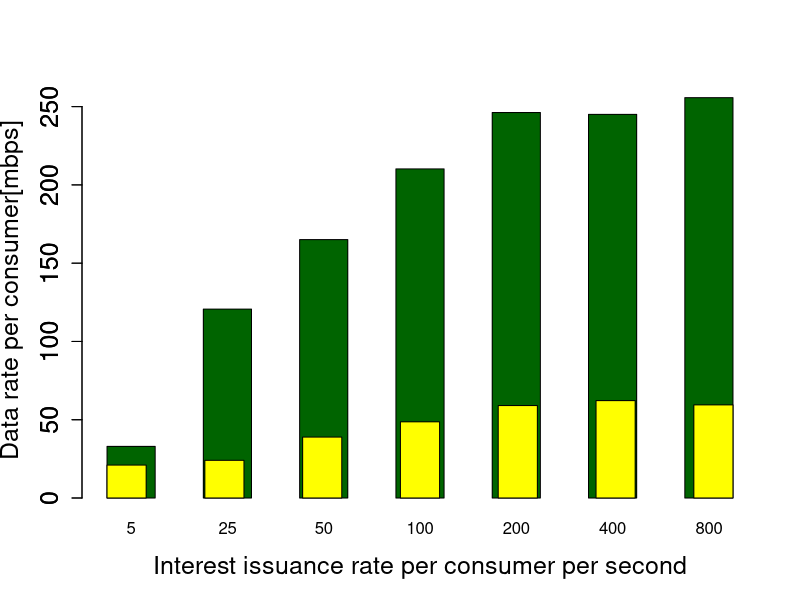
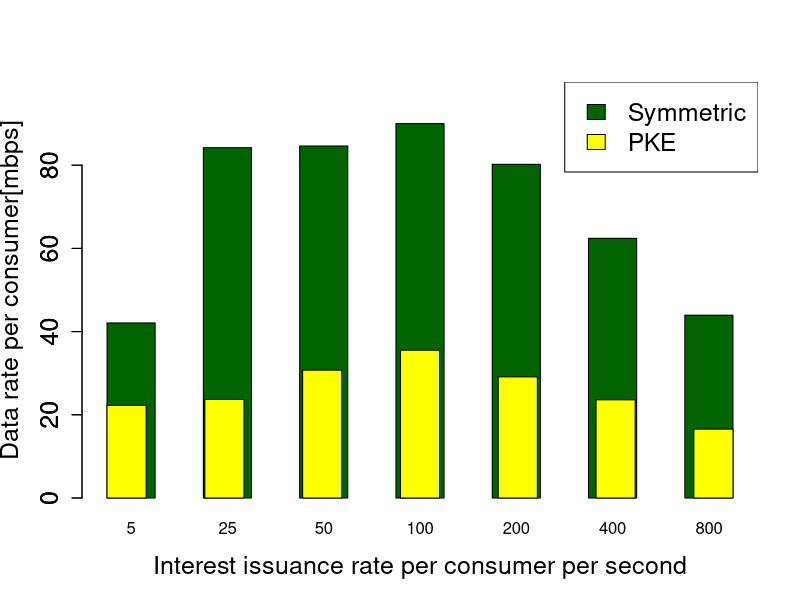
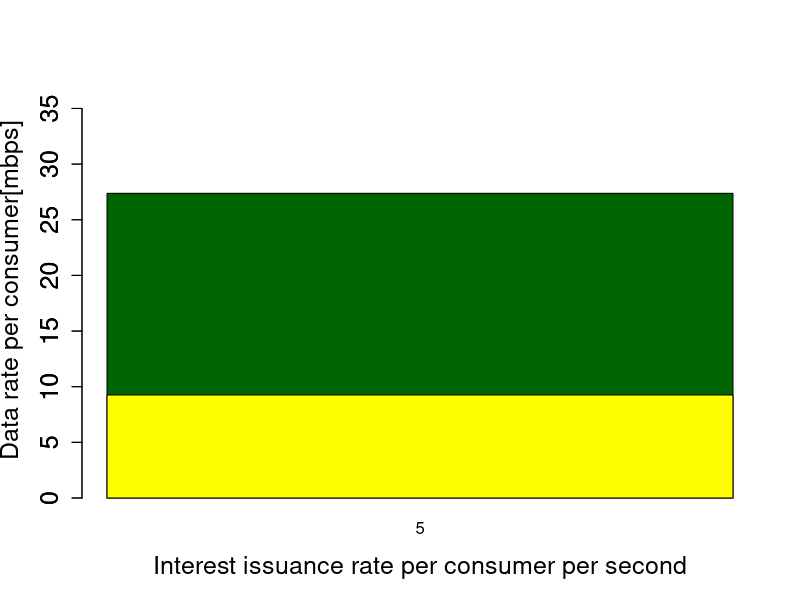
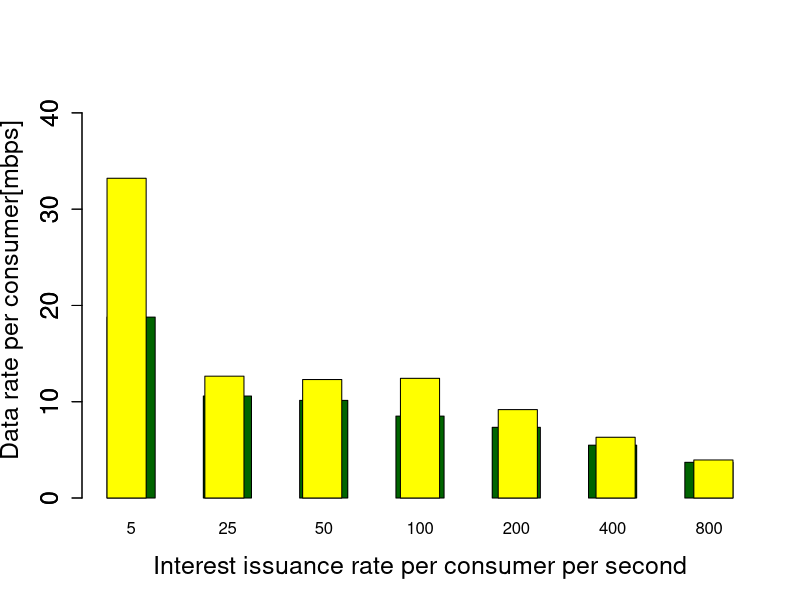
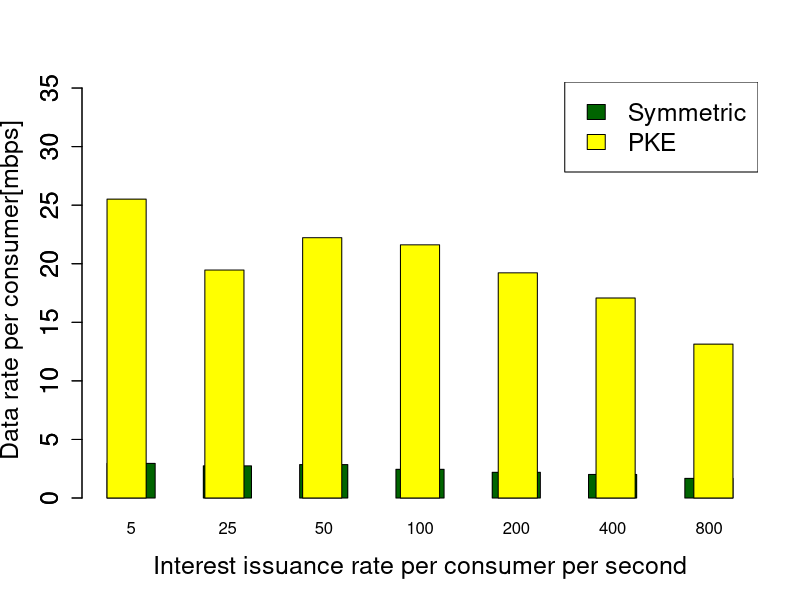
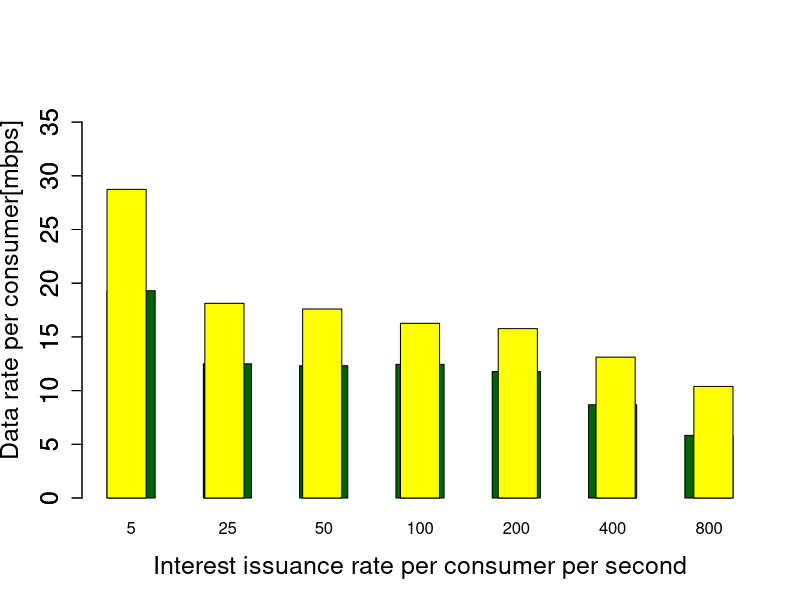
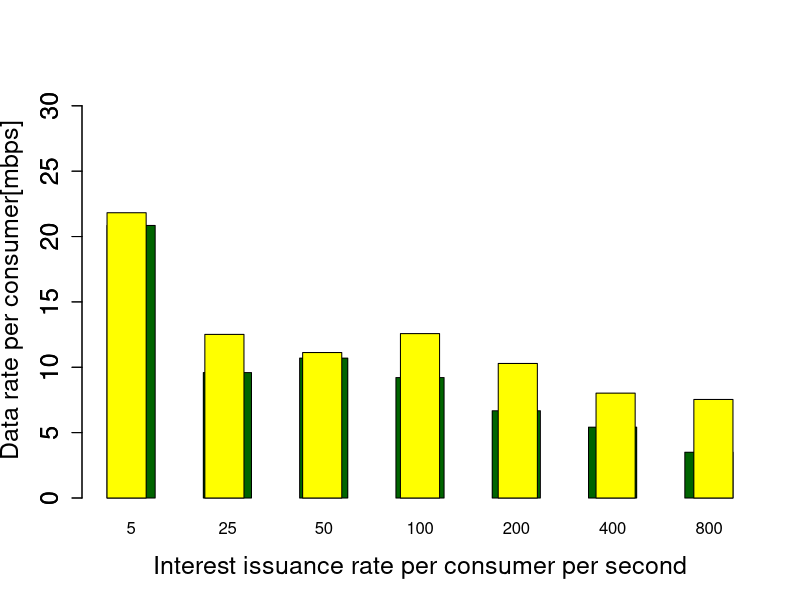

Reproduce these figures in R, in order.

v1 = read.csv("./public_key/throughput_pk_1_1.csv",sep=',')
v2 = read.csv("./symm_key/throughput_sk_1_1.csv",sep=',')

a=aggregate(v1,by=list(v1$n_pkt),FUN=mean)
b=aggregate(v2,by=list(v2$n_pkt),FUN=mean)

png("10240throughput_1_1.png")
barplot(cex.lab=1.5, cex.axis=1.5, cex.main=2.0, cex.sub=2.0,8*(b$thput)/1000000,names=b$n_pkt,xlab="Interest issuance rate per consumer per second",ylab="Data rate per consumer[mbps]", col="darkgreen",ylim=c(0,10+max(c(8*(b$thput)/1000000),8*(a$thput)/1000000)),space=1)
par(new = TRUE)
barplot(cex.lab=1.5, cex.axis=1.5, cex.main=2.0, cex.sub=2.0,8*(a$thput)/1000000, col="yellow",space=1.5,ylim=c(0,10+max(c(8*(b$thput)/1000000),8*(a$thput)/1000000)))
dev.off()

v1 = read.csv("./public_key/throughput_pk_2_1.csv",sep=',')
v2 = read.csv("./symm_key/throughput_sk_2_1.csv",sep=',')

a=aggregate(v1,by=list(v1$n_pkt),FUN=mean)
b=aggregate(v2,by=list(v2$n_pkt),FUN=mean)

png("10240throughput_2_1.png")
barplot(cex.lab=1.5, cex.axis=1.5, cex.main=2.0, cex.sub=2.0,8*(b$thput)/1000000,names=b$n_pkt,xlab="Interest issuance rate per consumer per second",ylab="Data rate per consumer[mbps]", col="darkgreen",ylim=c(0,10+max(c(8*(b$thput)/1000000),8*(a$thput)/1000000)),space=1)
par(new = TRUE)
barplot(cex.lab=1.5, cex.axis=1.5, cex.main=2.0, cex.sub=2.0,8*(a$thput)/1000000, col="yellow",space=1.5,ylim=c(0,10+max(c(8*(b$thput)/1000000),8*(a$thput)/1000000)))
legend('topright', c("Symmetric","PKE"), fill=c("darkgreen", "yellow"), cex=1.5)
dev.off()

v1 = read.csv("./public_key/throughput_pk_3_1.csv",sep=',')
v2 = read.csv("./symm_key/throughput_sk_3_1.csv",sep=',')

a=aggregate(v1,by=list(v1$n_pkt),FUN=mean)
b=aggregate(v2,by=list(v2$n_pkt),FUN=mean)

png("10240throughput_3_1.png")
barplot(cex.lab=1.5, cex.axis=1.5, cex.main=2.0, cex.sub=2.0,8*(b$thput)/1000000,names=b$n_pkt,xlab="Interest issuance rate per consumer per second",ylab="Data rate per consumer[mbps]", col="darkgreen",ylim=c(0,10+max(c(8*(b$thput)/1000000),8*(a$thput)/1000000)),space=1)
par(new = TRUE)
barplot(cex.lab=1.5, cex.axis=1.5, cex.main=2.0, cex.sub=2.0,8*(a$thput)/1000000, col="yellow",space=1.5,ylim=c(0,10+max(c(8*(b$thput)/1000000),8*(a$thput)/1000000)))
dev.off()

v1 = read.csv("./public_key/throughput_pk_4_1.csv",sep=',')
v2 = read.csv("./symm_key/throughput_sk_4_1.csv",sep=',')

a=aggregate(v1,by=list(v1$n_pkt),FUN=mean)
b=aggregate(v2,by=list(v2$n_pkt),FUN=mean)

png("10240throughput_4_1.png")
barplot(cex.lab=1.5, cex.axis=1.5, cex.main=2.0, cex.sub=2.0,8*(b$thput)/1000000,names=b$n_pkt,xlab="Interest issuance rate per consumer per second",ylab="Data rate per consumer[mbps]", col="darkgreen",ylim=c(0,10+max(c(8*(b$thput)/1000000),8*(a$thput)/1000000)),space=1)
par(new = TRUE)
barplot(cex.lab=1.5, cex.axis=1.5, cex.main=2.0, cex.sub=2.0,8*(a$thput)/1000000, col="yellow",space=1.5,ylim=c(0,10+max(c(8*(b$thput)/1000000),8*(a$thput)/1000000)))
dev.off()

v1 = read.csv("./public_key/throughput_pk_2_2.csv",sep=',')
v2 = read.csv("./symm_key/throughput_sk_2_2.csv",sep=',')

a=aggregate(v1,by=list(v1$n_pkt),FUN=mean)
b=aggregate(v2,by=list(v2$n_pkt),FUN=mean)

png("10240throughput_2_2.png")
barplot(cex.lab=1.5, cex.axis=1.5, cex.main=2.0, cex.sub=2.0,8*(b$thput)/1000000,names=b$n_pkt,xlab="Interest issuance rate per consumer per second",ylab="Data rate per consumer[mbps]", col="darkgreen",ylim=c(0,10+max(c(8*(b$thput)/1000000),8*(a$thput)/1000000)),space=1)
par(new = TRUE)
barplot(cex.lab=1.5, cex.axis=1.5, cex.main=2.0, cex.sub=2.0,8*(a$thput)/1000000, col="yellow",space=1.5,ylim=c(0,10+max(c(8*(b$thput)/1000000),8*(a$thput)/1000000)))
legend('topright', c("Symmetric","PKE"), fill=c("darkgreen", "yellow"), cex=1.5)
dev.off()

v1 = read.csv("./public_key/throughput_pk_3_3.csv",sep=',')
v2 = read.csv("./symm_key/throughput_sk_3_3.csv",sep=',')

a=aggregate(v1,by=list(v1$n_pkt),FUN=mean)
b=aggregate(v2,by=list(v2$n_pkt),FUN=mean)

png("10240throughput_3_3.png")
barplot(cex.lab=1.5, cex.axis=1.5, cex.main=2.0, cex.sub=2.0,8*(b$thput)/1000000,names=b$n_pkt,xlab="Interest issuance rate per consumer per second",ylab="Data rate per consumer[mbps]", col="darkgreen",ylim=c(0,10+max(c(8*(b$thput)/1000000),8*(a$thput)/1000000)),space=1)
par(new = TRUE)
barplot(cex.lab=1.5, cex.axis=1.5, cex.main=2.0, cex.sub=2.0,8*(a$thput)/1000000, col="yellow",space=1.5,ylim=c(0,10+max(c(8*(b$thput)/1000000),8*(a$thput)/1000000)))
dev.off()

v1 = read.csv("./public_key/throughput_pk_4_4.csv",sep=',')
v2 = read.csv("./symm_key/throughput_sk_4_4.csv",sep=',')

a=aggregate(v1,by=list(v1$n_pkt),FUN=mean)
b=aggregate(v2,by=list(v2$n_pkt),FUN=mean)

png("10240throughput_4_4.png")
barplot(cex.lab=1.5, cex.axis=1.5, cex.main=2.0, cex.sub=2.0,8*(b$thput)/1000000,names=b$n_pkt,xlab="Interest issuance rate per consumer per second",ylab="Data rate per consumer[mbps]", col="darkgreen",ylim=c(0,10+max(c(8*(b$thput)/1000000),8*(a$thput)/1000000)),space=1)
par(new = TRUE)
barplot(cex.lab=1.5, cex.axis=1.5, cex.main=2.0, cex.sub=2.0,8*(a$thput)/1000000, col="yellow",space=1.5,ylim=c(0,10+max(c(8*(b$thput)/1000000),8*(a$thput)/1000000)))
dev.off()
